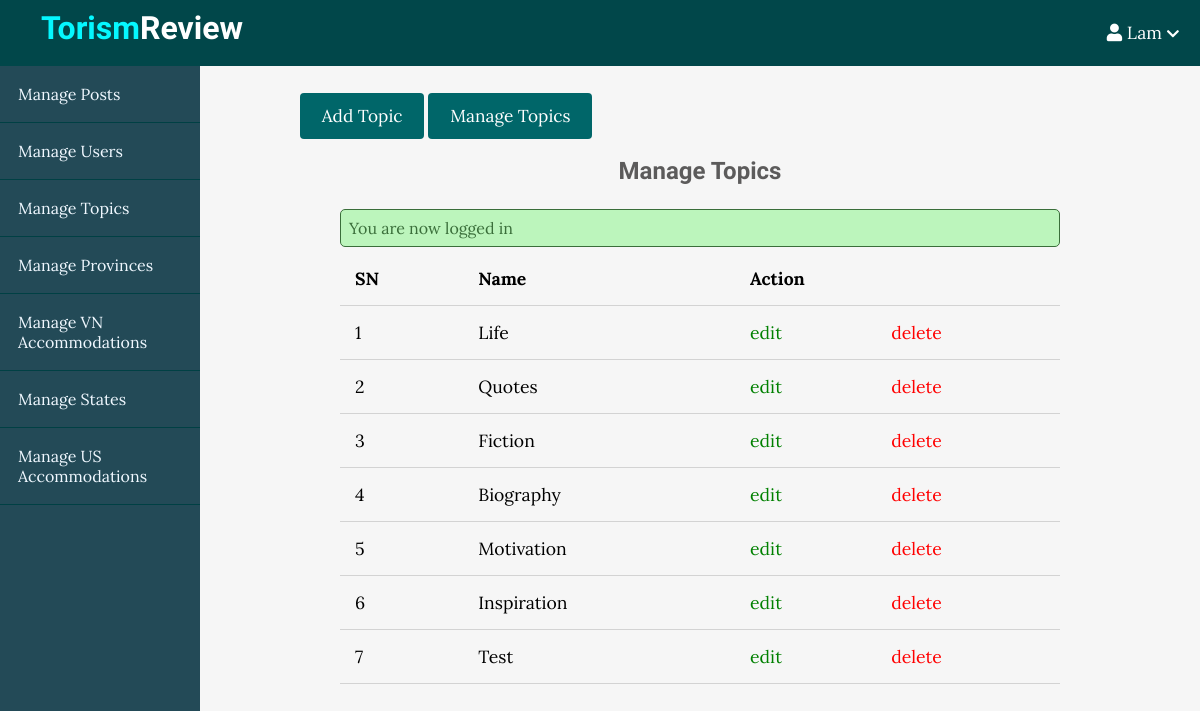
The page /admin/topics/index.php (signed in) on the database as committed earlier.
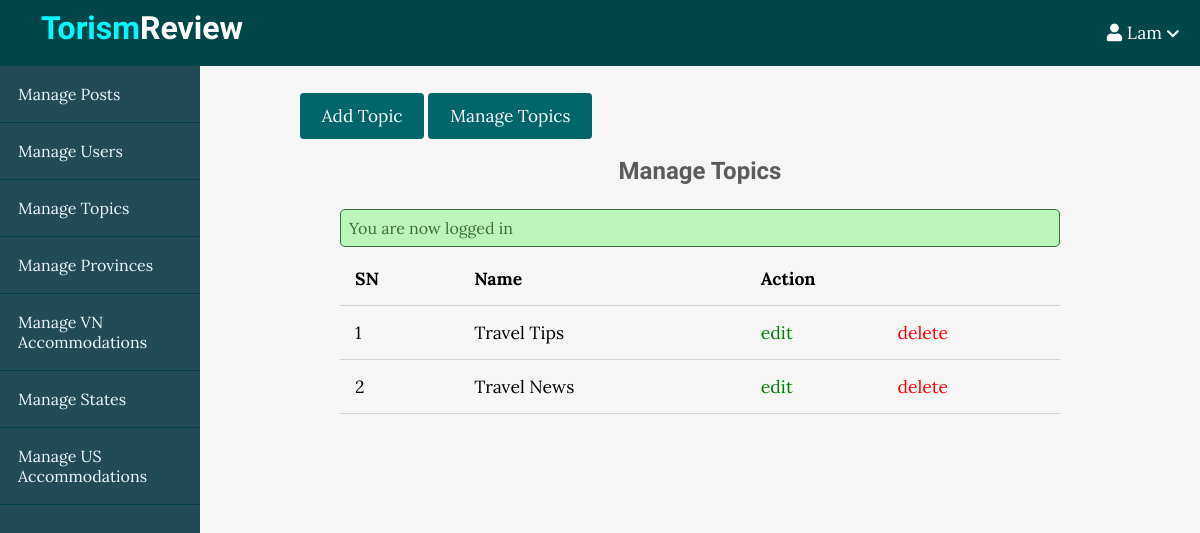
The same page on the database as committed later.
### tables this page shows
CREATE TABLE `topics` (
  `id` int(11) NOT NULL,
  `name` varchar(100) NOT NULL,
  `description` text NOT NULL
);

### app/controllers/topics.php (called while the page is built, shortened)
<?php
include(ROOT_PATH . "/app/database/db.php");
$table = 'topics';
$topics = selectAll($table);

### app/database/db.php (called while the page is built, shortened)
<?php
require('connect.php');
function selectAll($table, $conditions = [])
{
    global $conn;
    $sql = "SELECT * FROM $table";
    if (empty($conditions)) {
        $stmt = $conn->prepare($sql);
        $stmt->execute();
        $records = $stmt->get_result()->fetch_all(MYSQLI_ASSOC);
        return $records;
    }
}

### admin/topics/index.php (the view, shortened to what this page needs)
<?php include(ROOT_PATH . "/app/controllers/topics.php");
?>
<!DOCTYPE html>
<html lang="en">
    <head>
        <link rel="stylesheet"
            href="https://use.fontawesome.com/releases/v5.7.2/css/all.css"
>
        <link rel="stylesheet" href="../../assets/css/style.css">
        <link rel="stylesheet" href="../../assets/css/admin.css">
    </head>
    <body>
    <?php include(ROOT_PATH . "/app/includes/adminHeader.php"); ?>
        <div class="admin-wrapper">
        <?php include(ROOT_PATH . "/app/includes/adminSidebar.php"); ?>
            <div class="admin-content">
                <div class="button-group">
                    <a href="create.php" class="btn btn-big">Add Topic</a>
                    <a href="index.php" class="btn btn-big">Manage Topics</a>
                </div>
                <div class="content">
                    <h2 class="page-title">Manage Topics</h2>
                    <?php include(ROOT_PATH . "/app/includes/messages.php"); ?>
                    <table>
                        <thead>
                            <th>SN</th>
                            <th>Name</th>
                            <th colspan="2">Action</th>
                        </thead>
                        <tbody>
                            <?php foreach ($topics as $key => $topic): ?>
                               <tr>
                                    <td><?php echo $key + 1; ?></td>
                                    <td><?php echo $topic['name']; ?></td>
                                    <td><a href="edit.php?id=<?php echo $topic['id']; ?>" class="edit">edit</a></td>
                                    <td><a href="index.php?del_id=<?php echo $topic['id']; ?>" class="delete">delete</a></td>
                                </tr>
                            <?php endforeach; ?>
                        </tbody>
                    </table>
                </div>
            </div>
        </div>
    </body>
</html>

Rows that differ between the two databases and show on the page:
removed topics: name "Life"
removed topics: name "Quotes"
removed topics: name "Fiction"
removed topics: name "Biography"
removed topics: name "Motivation"
removed topics: name "Inspiration"
removed topics: name "Test"
added topics: name "Travel Tips"
added topics: name "Travel News"
